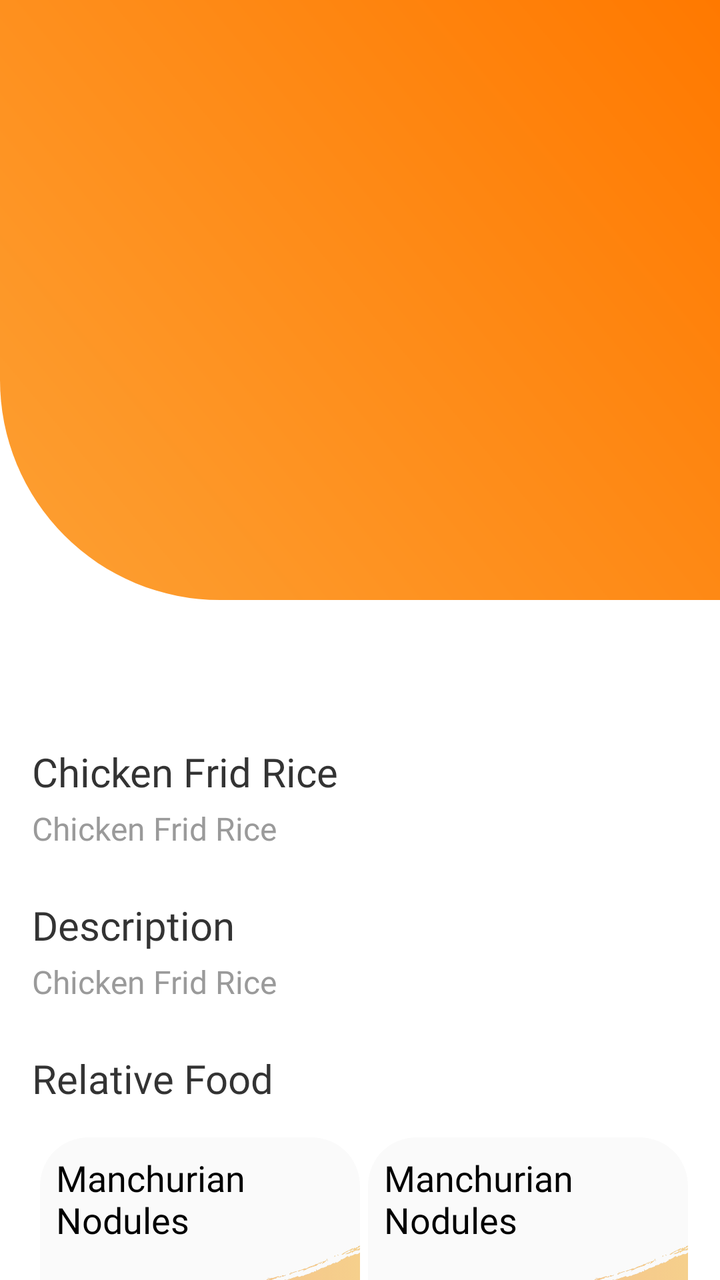
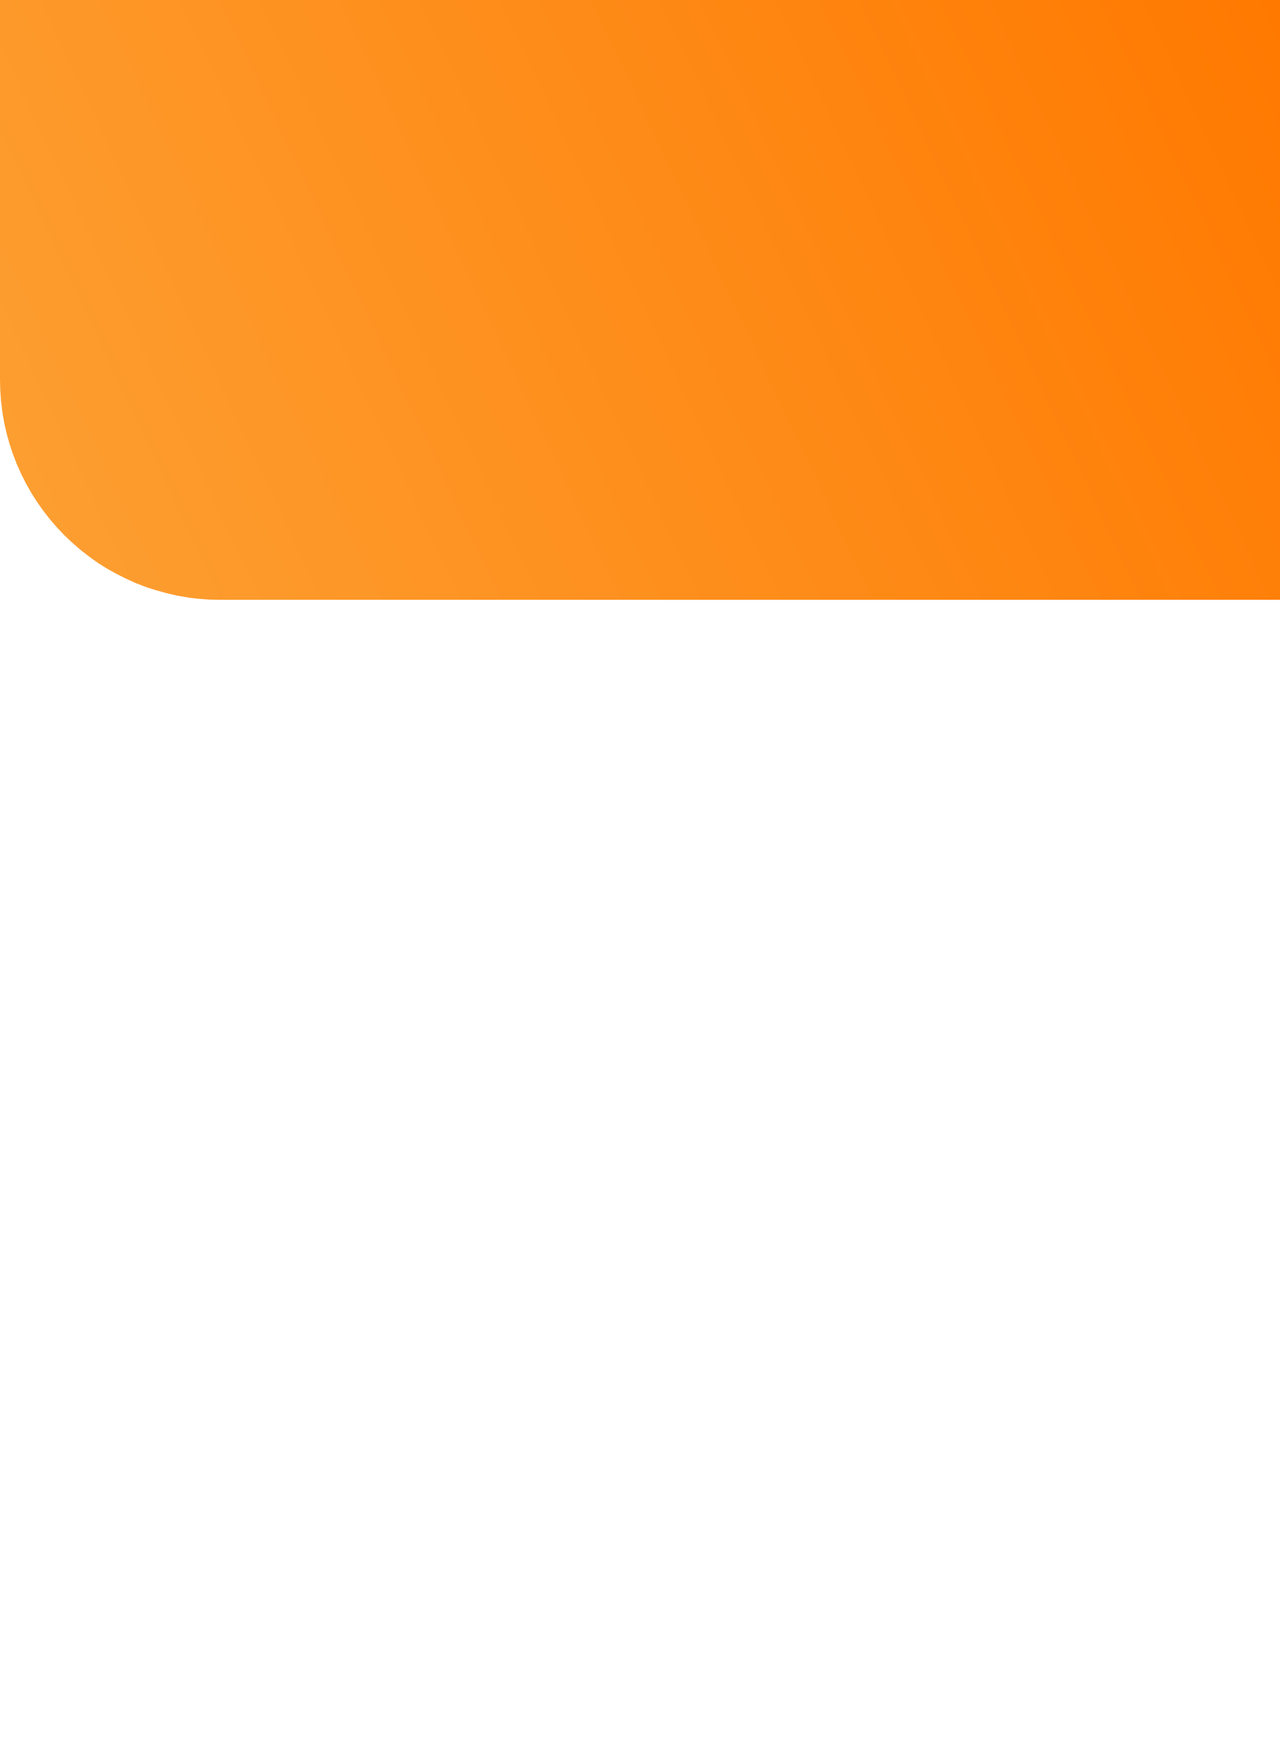

One screen, two layout resources from the same app: the default and the repository's alternative for another configuration. Each is rendered where Android would select it; the XML of both is given below.
<!-- AndroidManifest.xml: application theme SplashScreen -->
<!-- res/layout/fragment_food_details.xml -->
<?xml version="1.0" encoding="utf-8"?>
<FrameLayout xmlns:android="http://schemas.android.com/apk/res/android"
    xmlns:app="http://schemas.android.com/apk/res-auto"
    xmlns:tools="http://schemas.android.com/tools"
    android:id="@+id/fragment_food_details"
    android:layout_width="match_parent"
    android:layout_height="match_parent"
    tools:context=".ui.screen.FoodDetailsFragment"

    >

    <ScrollView
        android:layout_width="match_parent"
        android:layout_height="wrap_content">

        <androidx.constraintlayout.widget.ConstraintLayout
            android:layout_width="match_parent"
            android:layout_height="800dp">

            <View
                android:id="@+id/view"
                android:layout_width="match_parent"
                android:layout_height="300dp"
                android:background="@drawable/rounded_view"
                app:layout_constraintEnd_toEndOf="parent"
                app:layout_constraintStart_toStartOf="parent"
                app:layout_constraintTop_toTopOf="parent" />

            <com.google.android.material.imageview.ShapeableImageView
                android:id="@+id/imageView"
                android:layout_width="200dp"
                android:layout_height="200dp"
                android:layout_marginTop="-160dp"

                app:layout_constraintEnd_toStartOf="@+id/guideline"
                app:layout_constraintTop_toBottomOf="@+id/view"
                app:shapeAppearanceOverlay="@style/circle"
                tools:src="@drawable/ic_launcher_background" />

            <androidx.constraintlayout.widget.Guideline
                android:id="@+id/guideline"
                android:layout_width="wrap_content"
                android:layout_height="wrap_content"
                android:orientation="vertical"
                app:layout_constraintGuide_end="40dp" />

            <androidx.constraintlayout.widget.Guideline
                android:id="@+id/guidelineCenter"
                android:layout_width="wrap_content"
                android:layout_height="wrap_content"
                android:orientation="vertical"
                app:layout_constraintGuide_percent="0.5" />


            <androidx.constraintlayout.widget.ConstraintLayout
                android:layout_width="match_parent"
                android:layout_height="500dp"
                android:layout_marginTop="@dimen/spaceXLarge"
                android:paddingStart="@dimen/spaceMedium"
                android:paddingEnd="@dimen/spaceMedium"
                app:layout_constraintBottom_toBottomOf="parent"
                app:layout_constraintEnd_toEndOf="parent"
                app:layout_constraintStart_toStartOf="parent"
                app:layout_constraintTop_toBottomOf="@+id/imageView">

                <TextView
                    android:id="@+id/tvFoodName"
                    style="@style/textTitle"
                    android:layout_width="match_parent"
                    android:layout_height="wrap_content"
                    android:text="Chicken Frid Rice"
                    app:layout_constraintStart_toStartOf="parent"
                    app:layout_constraintTop_toTopOf="parent" />

                <TextView
                    android:id="@+id/tvFoodDetailName"
                    style="@style/textSubTitle"
                    android:layout_width="match_parent"
                    android:layout_height="wrap_content"
                    android:layout_marginTop="@dimen/spaceExtraSmall"
                    android:text="Chicken Frid Rice"
                    app:layout_constraintStart_toStartOf="@+id/tvFoodName"
                    app:layout_constraintTop_toBottomOf="@+id/tvFoodName"
                     />

                <TextView
                    android:id="@+id/textView2"
                    style="@style/textTitle"
                    android:layout_width="match_parent"
                    android:layout_height="wrap_content"
                    android:layout_marginTop="@dimen/spaceLarge"
                    android:text="Description"
                    app:layout_constraintStart_toStartOf="@+id/tvFoodDetailName"
                    app:layout_constraintTop_toBottomOf="@+id/tvFoodDetailName" />

                <TextView
                    android:id="@+id/tvFoodDescription"
                    style="@style/textSubTitle"
                    android:layout_width="match_parent"
                    android:layout_height="wrap_content"
                    android:layout_marginTop="@dimen/spaceExtraSmall"
                    android:text="Chicken Frid Rice"
                    app:layout_constraintStart_toStartOf="@+id/tvFoodName"
                    app:layout_constraintTop_toBottomOf="@+id/textView2" />


                <TextView
                    android:id="@+id/textView3"
                    style="@style/textTitle"
                    android:layout_width="match_parent"
                    android:layout_height="wrap_content"
                    android:layout_marginTop="@dimen/spaceLarge"
                    android:text="Relative Food"
                    app:layout_constraintStart_toStartOf="@+id/tvFoodDescription"
                    app:layout_constraintTop_toBottomOf="@+id/tvFoodDescription" />


                <androidx.cardview.widget.CardView
                    android:id="@+id/card_firstRelativeFood"
                    android:layout_width="160dp"
                    android:layout_height="180dp"
                    android:layout_marginStart="4dp"
                    android:layout_marginTop="@dimen/spaceMedium"
                    android:background="@color/gray_300"
                    android:backgroundTint="@color/gray_300"
                    app:cardCornerRadius="@dimen/spaceLarge"
                    app:layout_constraintStart_toStartOf="parent"
                    app:layout_constraintTop_toBottomOf="@+id/textView3"
                    app:layout_goneMarginEnd="8dp">

                    <androidx.constraintlayout.widget.ConstraintLayout
                        android:layout_width="match_parent"
                        android:layout_height="match_parent">

                        <ImageView
                            android:layout_width="300dp"
                            android:layout_height="200dp"
                            android:alpha="0.5"
                            android:rotation="190"
                            android:src="@drawable/card_background"
                            app:layout_constraintEnd_toEndOf="parent"
                            app:layout_constraintStart_toStartOf="parent"
                            app:layout_constraintTop_toTopOf="parent" />


                        <TextView
                            android:id="@+id/tvFirstRelativeFoodName"
                            style="@style/textTitle.FoodName"
                            android:layout_width="wrap_content"
                            android:layout_height="wrap_content"
                            android:layout_marginStart="@dimen/spaceSmall"
                            android:layout_marginTop="@dimen/spaceSmall"
                            android:text="Manchurian Nodules"
                            app:layout_constraintStart_toStartOf="parent"
                            app:layout_constraintTop_toTopOf="parent" />

                        <com.google.android.material.imageview.ShapeableImageView
                            android:id="@+id/img_firstRelativeFood"
                            android:layout_width="100dp"
                            android:layout_height="100dp"
                            android:layout_marginTop="@dimen/spaceMedium"
                            app:layout_constraintEnd_toEndOf="parent"

                            app:layout_constraintStart_toStartOf="parent"
                            app:layout_constraintTop_toBottomOf="@id/tvFirstRelativeFoodName"
                            app:shapeAppearanceOverlay="@style/relativeFoodImage"
                            tools:src="@drawable/ic_launcher_background" />
                    </androidx.constraintlayout.widget.ConstraintLayout>

                </androidx.cardview.widget.CardView>

                <androidx.cardview.widget.CardView
                    android:id="@+id/card_secondRelativeFood"
                    android:layout_width="160dp"
                    android:layout_height="180dp"
                    android:backgroundTint="@color/gray_300"
                    app:cardCornerRadius="@dimen/spaceLarge"
                    app:layout_constraintBottom_toBottomOf="@+id/card_firstRelativeFood"
                    app:layout_constraintEnd_toEndOf="parent"
                    app:layout_constraintTop_toTopOf="@+id/card_firstRelativeFood"
                    app:layout_goneMarginEnd="8dp">

                    <androidx.constraintlayout.widget.ConstraintLayout
                        android:layout_width="match_parent"
                        android:layout_height="match_parent">

                        <ImageView
                            android:layout_width="300dp"
                            android:layout_height="200dp"
                            android:alpha="0.5"
                            android:rotation="190"
                            android:src="@drawable/card_background"
                            app:layout_constraintEnd_toEndOf="parent"
                            app:layout_constraintStart_toStartOf="parent"
                            app:layout_constraintTop_toTopOf="parent" />


                        <TextView
                            android:id="@+id/tvSecondRelativeFoodName"
                            style="@style/textTitle.FoodName"
                            android:layout_width="wrap_content"
                            android:layout_height="wrap_content"
                            android:layout_marginStart="@dimen/spaceSmall"
                            android:layout_marginTop="@dimen/spaceSmall"
                            android:text="Manchurian Nodules"
                            app:layout_constraintStart_toStartOf="parent"
                            app:layout_constraintTop_toTopOf="parent" />

                        <com.google.android.material.imageview.ShapeableImageView
                            android:id="@+id/img_secondRelativeFood"
                            android:layout_width="100dp"
                            android:layout_height="100dp"
                            android:layout_marginTop="@dimen/spaceMedium"
                            app:layout_constraintEnd_toEndOf="parent"
                            app:layout_constraintStart_toStartOf="parent"
                            app:layout_constraintTop_toBottomOf="@id/tvSecondRelativeFoodName"
                            app:shapeAppearanceOverlay="@style/relativeFoodImage"
                            tools:src="@drawable/ic_launcher_background" />
                    </androidx.constraintlayout.widget.ConstraintLayout>

                </androidx.cardview.widget.CardView>

            </androidx.constraintlayout.widget.ConstraintLayout>

        </androidx.constraintlayout.widget.ConstraintLayout>

    </ScrollView>


</FrameLayout>
<!-- resources referenced by this layout -->
<resources>
  <color name="gray_300">#FAFAFA</color>
  <dimen name="spaceExtraSmall">4dp</dimen>
  <dimen name="spaceLarge">24dp</dimen>
  <dimen name="spaceMedium">16dp</dimen>
  <dimen name="spaceSmall">8dp</dimen>
  <dimen name="spaceXLarge">32dp</dimen>
  <!-- drawable card_background: png bitmap (drawable-hdpi, 604956 bytes) -->
  <!-- drawable rounded_view (drawable) -->
  <?xml version="1.0" encoding="utf-8"?>
  <shape xmlns:android="http://schemas.android.com/apk/res/android" android:shape="rectangle">
      <corners android:bottomLeftRadius="110dp"/>
      <gradient android:startColor="@color/orange_600" android:endColor="@color/orange_700" android:angle="45"/>
  
  </shape>
  <style name="circle">
          <item name="cornerSize">100dp</item>
      </style>
  <style name="relativeFoodImage">
          <item name="cornerSize">50dp</item>
      </style>
  <style name="textSubTitle">
          <item name="android:fontFamily">@font/roboto_light</item>
          <item name="android:textColor">#9A9A9A</item>
          <item name="android:textSize">@dimen/textMedium</item>
      </style>
  <style name="textTitle">
          <item name="android:fontFamily">@font/roboto_medium</item>
          <item name="android:textColor">@color/black</item>
          <item name="android:textSize">@dimen/textXLarge</item>
      </style>
  <style name="textTitle.FoodName">
          <item name="android:fontFamily">@font/roboto_regular</item>
          <item name="android:textSize">@dimen/textLarge</item>
      </style>
  <style name="SplashScreen" parent="Theme.MaterialComponents.Light.DarkActionBar">
          <item name="android:windowBackground">@drawable/splash_screen</item>
  
      </style>
  <color name="orange_600">#FDA033</color>
  <color name="orange_700">#FF7900</color>
  <dimen name="textMedium">16sp</dimen>
  <color name="black">#CC000000</color>
  <dimen name="textXLarge">20sp</dimen>
  <dimen name="textLarge">18sp</dimen>
  <!-- drawable splash_screen (drawable) -->
  <?xml version="1.0" encoding="utf-8"?>
  <layer-list xmlns:android="http://schemas.android.com/apk/res/android">
      <item android:drawable="@color/white" />
      <item
          android:drawable="@drawable/image_splash"
          android:gravity="center" />
  </layer-list>
  <color name="white">#FFFFFFFF</color>
  <!-- drawable image_splash: png bitmap (drawable-hdpi, 16975 bytes) -->
</resources>
<!-- res/layout-land/fragment_food_details.xml (the repository's variant of the layout above) -->
<!-- drawn on the phone turned sideways -->
<?xml version="1.0" encoding="utf-8"?>
<ScrollView
    xmlns:android="http://schemas.android.com/apk/res/android"
    xmlns:app="http://schemas.android.com/apk/res-auto"
    xmlns:tools="http://schemas.android.com/tools"
    android:layout_height="match_parent"
    android:layout_width="match_parent">

<FrameLayout
    android:id="@+id/fragment_food_details"
    android:layout_width="match_parent"
    android:layout_height="match_parent"
    tools:context=".FoodDetailsFragment">

    <ScrollView
        android:layout_width="match_parent"
        android:layout_height="wrap_content">

        <androidx.constraintlayout.widget.ConstraintLayout
            android:layout_width="match_parent"
            android:layout_height="800dp">

            <View
                android:id="@+id/view"
                android:layout_width="match_parent"
                android:layout_height="300dp"
                android:background="@drawable/shape_rounded_view"
                app:layout_constraintEnd_toEndOf="parent"
                app:layout_constraintStart_toStartOf="parent"
                app:layout_constraintTop_toTopOf="parent" />

            <com.google.android.material.imageview.ShapeableImageView
                android:id="@+id/imageView"
                android:layout_width="200dp"
                android:layout_height="200dp"
                android:layout_marginTop="-160dp"
                app:layout_constraintEnd_toStartOf="@+id/guideline"
                app:layout_constraintTop_toBottomOf="@+id/view"
                app:shapeAppearanceOverlay="@style/circle"
                tools:src="@drawable/ic_launcher_background" />

            <androidx.constraintlayout.widget.Guideline
                android:id="@+id/guideline"
                android:layout_width="wrap_content"
                android:layout_height="wrap_content"
                android:orientation="vertical"
                app:layout_constraintGuide_end="40dp" />

            <androidx.constraintlayout.widget.Guideline
                android:id="@+id/guidelineCenter"
                android:layout_width="wrap_content"
                android:layout_height="wrap_content"
                android:orientation="vertical"
                app:layout_constraintGuide_percent="0.5" />

            <androidx.constraintlayout.widget.ConstraintLayout
                android:layout_width="match_parent"
                android:layout_height="500dp"
                android:layout_marginTop="@dimen/spaceXLarge"
                android:paddingStart="@dimen/spaceMedium"
                android:paddingEnd="@dimen/spaceMedium"
                app:layout_constraintBottom_toBottomOf="parent"
                app:layout_constraintEnd_toEndOf="parent"
                app:layout_constraintStart_toStartOf="parent"
                app:layout_constraintTop_toBottomOf="@+id/imageView">

                <TextView
                    android:id="@+id/tvFoodName"
                    style="@style/textTitle"
                    android:text="Chicken Frid Rice"
                    app:layout_constraintStart_toStartOf="parent"
                    app:layout_constraintTop_toTopOf="parent" />

                <TextView
                    android:id="@+id/tvFoodDetailName"
                    style="@style/textSubTitle"
                    android:layout_marginTop="@dimen/spaceExtraSmall"
                    android:text="Chicken Frid Rice"
                    app:layout_constraintStart_toStartOf="@+id/tvFoodName"
                    app:layout_constraintTop_toBottomOf="@+id/tvFoodName" />

                <TextView
                    android:id="@+id/textView2"
                    style="@style/textTitle"
                    android:layout_marginTop="@dimen/spaceLarge"
                    android:text="Description"
                    app:layout_constraintStart_toStartOf="@+id/tvFoodDetailName"
                    app:layout_constraintTop_toBottomOf="@+id/tvFoodDetailName" />

                <TextView
                    android:id="@+id/tvFoodDescription"
                    style="@style/textSubTitle"
                    android:layout_marginTop="@dimen/spaceExtraSmall"
                    android:text="Chicken Frid Rice"
                    app:layout_constraintStart_toStartOf="@+id/tvFoodName"
                    app:layout_constraintTop_toBottomOf="@+id/textView2" />

                <TextView
                    android:id="@+id/textView3"
                    style="@style/textTitle"
                    android:layout_marginTop="@dimen/spaceLarge"
                    android:text="Relative Food"
                    app:layout_constraintStart_toStartOf="@+id/tvFoodDescription"
                    app:layout_constraintTop_toBottomOf="@+id/tvFoodDescription" />

                <androidx.cardview.widget.CardView
                    android:id="@+id/card_firstRelativeFood"
                    android:layout_width="160dp"
                    android:layout_height="180dp"
                    android:layout_marginStart="4dp"
                    android:layout_marginTop="@dimen/spaceMedium"
                    android:background="@color/gray_300"
                    android:backgroundTint="@color/gray_300"
                    app:cardCornerRadius="@dimen/spaceLarge"
                    app:layout_constraintStart_toStartOf="parent"
                    app:layout_constraintTop_toBottomOf="@+id/textView3"
                    app:layout_goneMarginEnd="8dp">

                    <androidx.constraintlayout.widget.ConstraintLayout
                        android:layout_width="match_parent"
                        android:layout_height="match_parent">

                        <ImageView
                            android:id="@+id/imageview_food_photo"
                            android:layout_width="300dp"
                            android:layout_height="200dp"
                            android:alpha="0.5"
                            android:rotation="190"
                            android:src="@drawable/img_card_background"
                            app:layout_constraintEnd_toEndOf="parent"
                            app:layout_constraintStart_toStartOf="parent"
                            app:layout_constraintTop_toTopOf="parent" />


                        <TextView
                            android:id="@+id/tvFirstRelativeFoodName"
                            style="@style/textTitle.FoodName"
                            android:layout_marginStart="@dimen/spaceSmall"
                            android:layout_marginTop="@dimen/spaceSmall"
                            android:text="Manchurian Nodules"
                            app:layout_constraintStart_toStartOf="parent"
                            app:layout_constraintTop_toTopOf="parent" />

                        <com.google.android.material.imageview.ShapeableImageView
                            android:id="@+id/img_firstRelativeFood"
                            android:layout_width="100dp"
                            android:layout_height="100dp"
                            android:layout_marginTop="@dimen/spaceMedium"
                            app:layout_constraintEnd_toEndOf="parent"
                            app:layout_constraintStart_toStartOf="parent"
                            app:layout_constraintTop_toBottomOf="@id/tvFirstRelativeFoodName"
                            app:shapeAppearanceOverlay="@style/relativeFoodImage"
                            tools:src="@drawable/ic_launcher_background" />
                    </androidx.constraintlayout.widget.ConstraintLayout>
                </androidx.cardview.widget.CardView>

                <androidx.cardview.widget.CardView
                    android:id="@+id/card_secondRelativeFood"
                    android:layout_width="160dp"
                    android:layout_height="180dp"
                    android:backgroundTint="@color/gray_300"
                    app:cardCornerRadius="@dimen/spaceLarge"
                    app:layout_constraintBottom_toBottomOf="@+id/card_firstRelativeFood"
                    app:layout_constraintEnd_toEndOf="parent"
                    app:layout_constraintTop_toTopOf="@+id/card_firstRelativeFood"
                    app:layout_goneMarginEnd="8dp">

                    <androidx.constraintlayout.widget.ConstraintLayout
                        android:layout_width="wrap_content"
                        android:layout_height="match_parent">

                        <ImageView
                            android:id="@+id/imageview_food_photo2"
                            android:layout_width="300dp"
                            android:layout_height="200dp"
                            android:alpha="0.5"
                            android:rotation="190"
                            android:src="@drawable/img_card_background"
                            app:layout_constraintEnd_toEndOf="parent"
                            app:layout_constraintStart_toStartOf="parent"
                            app:layout_constraintTop_toTopOf="parent" />

                        <TextView
                            android:id="@+id/tvSecondRelativeFoodName"
                            style="@style/textTitle.FoodName"
                            android:layout_marginStart="@dimen/spaceSmall"
                            android:layout_marginTop="@dimen/spaceSmall"
                            android:text="Manchurian Nodules"
                            app:layout_constraintStart_toStartOf="parent"
                            app:layout_constraintTop_toTopOf="parent" />

                        <com.google.android.material.imageview.ShapeableImageView
                            android:id="@+id/img_secondRelativeFood"
                            android:layout_width="100dp"
                            android:layout_height="100dp"
                            android:layout_marginTop="@dimen/spaceMedium"
                            app:layout_constraintEnd_toEndOf="parent"
                            app:layout_constraintStart_toStartOf="parent"
                            app:layout_constraintTop_toBottomOf="@id/tvSecondRelativeFoodName"
                            app:shapeAppearanceOverlay="@style/relativeFoodImage"
                            tools:src="@drawable/ic_launcher_background" />
                    </androidx.constraintlayout.widget.ConstraintLayout>
                </androidx.cardview.widget.CardView>
            </androidx.constraintlayout.widget.ConstraintLayout>
        </androidx.constraintlayout.widget.ConstraintLayout>
    </ScrollView>
</FrameLayout>
    </ScrollView>
<!-- resources referenced by the variant -->
<!-- as the phone turned sideways resolves them -->
<resources>
  <color name="gray_300">#FAFAFA</color>
  <dimen name="spaceExtraSmall">4dp</dimen>
  <dimen name="spaceLarge">24dp</dimen>
  <dimen name="spaceMedium">16dp</dimen>
  <dimen name="spaceSmall">8dp</dimen>
  <dimen name="spaceXLarge">32dp</dimen>
  <!-- drawable img_card_background: png bitmap (drawable-mdpi, 340420 bytes) -->
  <!-- drawable shape_rounded_view (drawable) -->
  <?xml version="1.0" encoding="utf-8"?>
  <shape xmlns:android="http://schemas.android.com/apk/res/android" android:shape="rectangle">
      <corners android:bottomLeftRadius="110dp"/>
      <gradient android:startColor="@color/backround_card_details_start_color_lift" android:endColor="@color/backround_card_details_end_color_right" android:angle="45"/>
  
  </shape>
  <style name="circle">
          <item name="cornerSize">100dp</item>
      </style>
  <style name="relativeFoodImage">
          <item name="cornerSize">50dp</item>
      </style>
  <style name="textSubTitle">
          <item name="android:fontFamily">@font/roboto_light</item>
          <item name="android:textColor">#9A9A9A</item>
          <item name="android:textSize">@dimen/textMedium</item>
      </style>
  <style name="textTitle">
          <item name="android:fontFamily">@font/roboto_medium</item>
          <item name="android:textColor">@color/black</item>
          <item name="android:textSize">@dimen/textXLarge</item>
      </style>
  <style name="textTitle.FoodName">
          <item name="android:fontFamily">@font/roboto_regular</item>
          <item name="android:textSize">@dimen/textLarge</item>
      </style>
  <style name="SplashScreen" parent="Theme.MaterialComponents.Light.DarkActionBar">
          <item name="android:windowBackground">@drawable/splash_screen</item>
  
      </style>
  <color name="backround_card_details_start_color_lift">@color/orange_600</color>
  <color name="backround_card_details_end_color_right">@color/orange_700</color>
  <dimen name="textMedium">16sp</dimen>
  <color name="black">#CC000000</color>
  <dimen name="textXLarge">20sp</dimen>
  <dimen name="textLarge">18sp</dimen>
  <!-- drawable splash_screen (drawable) -->
  <?xml version="1.0" encoding="utf-8"?>
  <layer-list xmlns:android="http://schemas.android.com/apk/res/android">
      <item android:drawable="@color/white" />
      <item
          android:drawable="@drawable/image_splash"
          android:gravity="center" />
  </layer-list>
  <color name="orange_600">#FDA033</color>
  <color name="orange_700">#FF7900</color>
  <color name="white">#FFFFFFFF</color>
  <!-- drawable image_splash: png bitmap (drawable-hdpi, 16975 bytes) -->
</resources>
